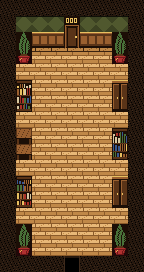

This game map was drawn from its Tiled (.tmx) file and the tilesets committed beside it. A one-line description and the full map source follow:
An orthogonal 9x17 tile map with 16x16 px tiles, 1 tile layer (tiles) and 5 objects (2x closet, entry, exit, keyspot).

<map version="1.10" tiledversion="1.12.2" orientation="orthogonal" renderorder="right-down" width="9" height="17" tilewidth="16" tileheight="16" infinite="0" nextlayerid="3" nextobjectid="11">
 <properties>
  <property name="allow_lock" type="bool" value="true" />
  <property name="kind" value="normal" />
 </properties>
 <tileset firstgid="1" source="../tilesets/hotel.tsx" />
 <layer id="1" name="tiles" width="9" height="17">
  <data encoding="csv">
7,7,7,7,7,7,7,7,7,
7,8,8,8,10,8,8,8,7,
7,43,9,9,11,9,9,43,7,
7,44,3,3,3,3,3,44,7,
7,2,2,2,2,2,2,2,7,
7,32,2,2,2,2,2,12,7,
7,35,2,2,2,2,2,13,7,
7,2,2,2,2,2,2,2,7,
7,15,2,2,2,2,2,33,7,
7,15,2,2,2,2,2,36,7,
7,2,2,2,2,2,2,2,7,
7,34,2,2,2,2,2,12,7,
7,37,2,2,2,2,2,13,7,
7,2,2,2,2,2,2,2,7,
7,43,2,2,2,2,2,43,7,
7,44,2,2,2,2,2,44,7,
7,7,7,7,25,7,7,7,7
</data>
 </layer>
 <objectgroup id="2" name="objects">
  <object id="1" name="entry" x="64" y="256" width="16" height="16">
   <properties>
    <property name="wall" value="bottom" />
   </properties>
  </object>
  <object id="2" name="exit" x="64" y="16" width="16" height="32">
   <properties>
    <property name="wall" value="top" />
   </properties>
  </object>
  <object id="6" name="keyspot" x="16" y="144">
   <point />
  </object>
  <object id="8" name="closet" x="112" y="176" width="16" height="32" />
  <object id="10" name="closet" x="112" y="80" width="16" height="32" />
 </objectgroup>
</map>
